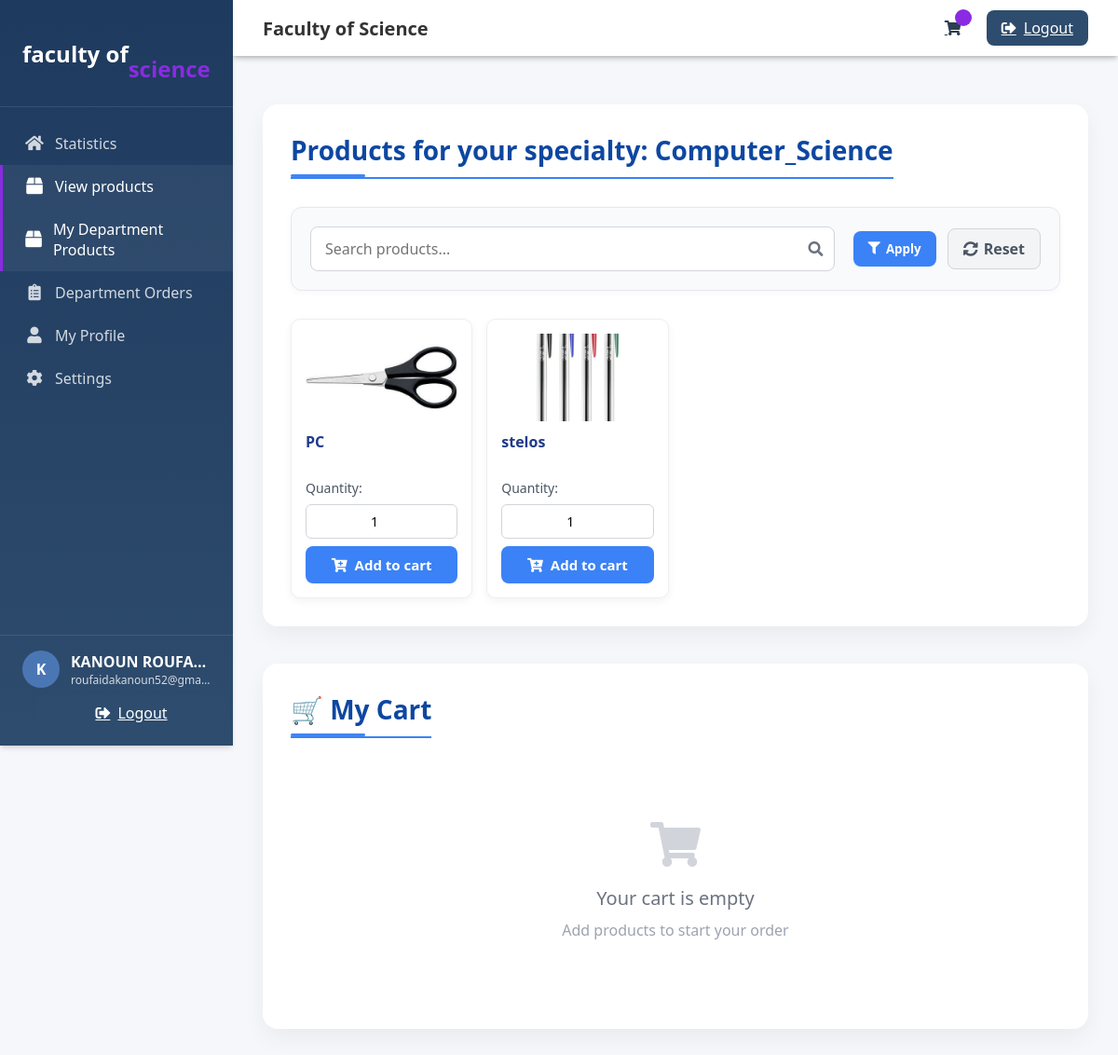
/php/user_products.php (signed in), run on an earlier commit of the app's database.
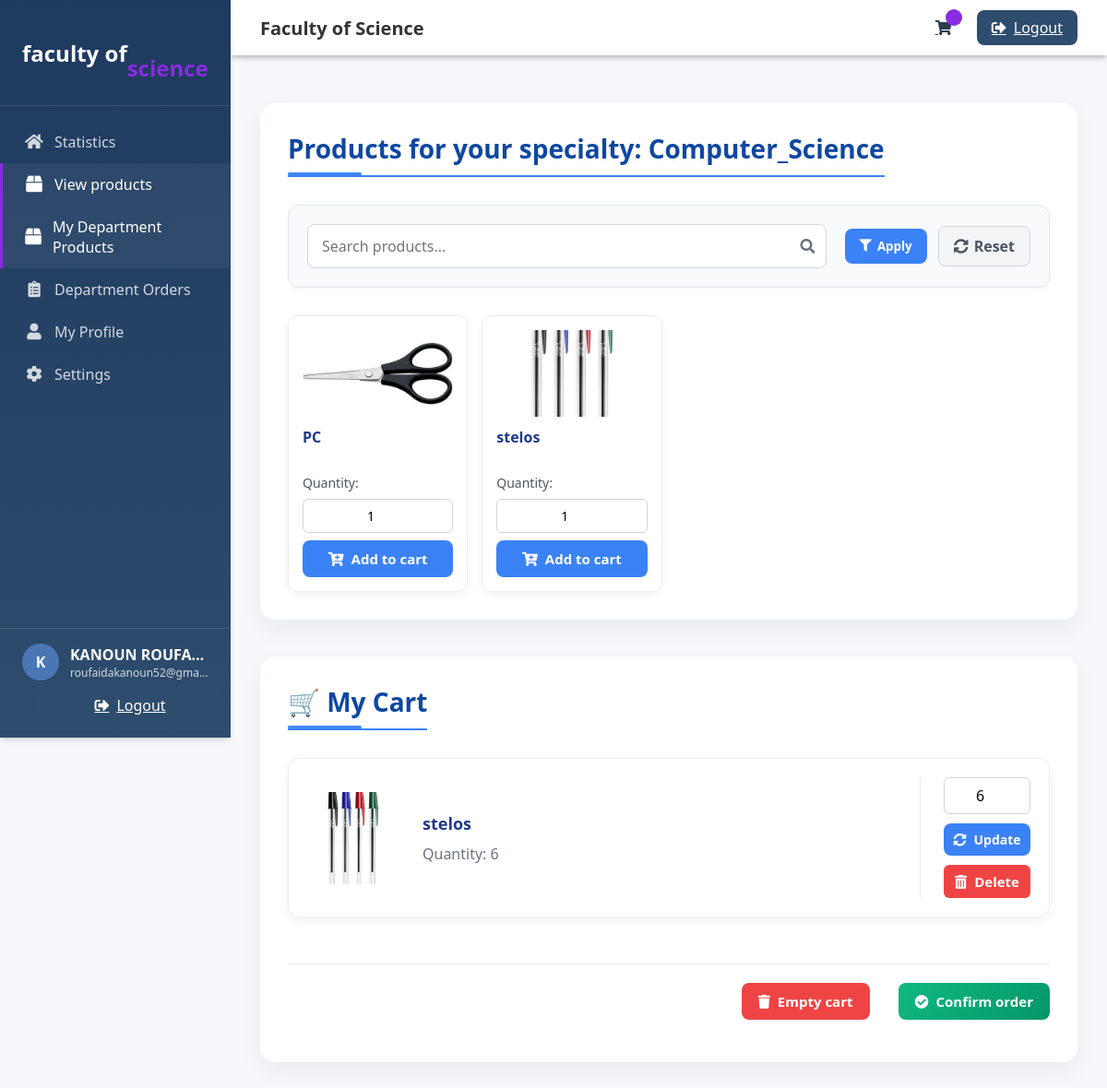
And on a later commit of the database.
### tables this page shows
CREATE TABLE IF NOT EXISTS `user_info` (
  `id` int NOT NULL AUTO_INCREMENT,
  `name` varchar(100) NOT NULL,
  `email` varchar(100) NOT NULL,
  `password` varchar(100) NOT NULL,
  `approved` tinyint(1) DEFAULT '0',
  `type` varchar(50) DEFAULT NULL,
  `speciality` varchar(50) NOT NULL,
  `status` enum('pending','approved','rejected') DEFAULT 'pending',
  `registration_date` datetime DEFAULT CURRENT_TIMESTAMP,
  `approval_date` datetime DEFAULT NULL,
  `department_id` int DEFAULT NULL,
  `is_active` tinyint(1) NOT NULL DEFAULT '1',
  PRIMARY KEY (`id`)
);

CREATE TABLE IF NOT EXISTS `products` (
  `id` int NOT NULL AUTO_INCREMENT,
  `name` varchar(100) NOT NULL,
  `image` varchar(100) NOT NULL,
  `speciality` varchar(50) NOT NULL,
  `quantity` int NOT NULL,
  `department_id` int DEFAULT NULL,
  `created_at` timestamp NULL DEFAULT CURRENT_TIMESTAMP,
  PRIMARY KEY (`id`)
);

CREATE TABLE IF NOT EXISTS `cart` (
  `id` int NOT NULL AUTO_INCREMENT,
  `user_id` int NOT NULL,
  `product_id` int NOT NULL,
  `name` varchar(100) NOT NULL,
  `image` varchar(100) NOT NULL,
  `quantity` int NOT NULL,
  `status` varchar(20) DEFAULT 'pending',
  `date_commande` date NOT NULL,
  `created_at` timestamp NULL DEFAULT CURRENT_TIMESTAMP,
  PRIMARY KEY (`id`)
);

### php/user_products.php (the view, shortened to what this page needs)
<?php
include 'topp.php';
include 'sidebarr.php';
$order_just_confirmed = false;
$user_id = $_SESSION['user_id'];
$user = mysqli_fetch_assoc(mysqli_query($conn, "SELECT * FROM user_info WHERE id = '$user_id'"));
$speciality = $user['speciality'];
$search_term = isset($_GET['search']) ? mysqli_real_escape_string($conn, $_GET['search']) : '';
$sort_by = isset($_GET['sort_by']) ? $_GET['sort_by'] : 'name';
$sort_order = isset($_GET['sort_order']) ? $_GET['sort_order'] : 'ASC';
$query = "SELECT * FROM products WHERE speciality = '$speciality'";
if ($sort_by == 'name') {
    $query .= " ORDER BY name $sort_order";
} elseif ($sort_by == 'id') {
    $query .= " ORDER BY id $sort_order";
} elseif ($sort_by == 'date') {
    $query .= " ORDER BY date_added $sort_order";
}
$products = mysqli_query($conn, $query);
if ($order_just_confirmed) {
    $cart = mysqli_query($conn, "SELECT * FROM cart WHERE user_id = '$user_id' AND (status = 'en attente' OR status IS NULL OR status = '')");
} else {
    $cart = mysqli_query($conn, "SELECT * FROM cart WHERE user_id = '$user_id' AND (status = 'en attente' OR status IS NULL OR status = '')");
}
?>
<div class="section products-section">
    <h2 class="section-title">Products for your specialty: <?php echo htmlspecialchars($speciality); ?></h2>
    <div class="filter-controls">
        <form action="<?= $_SERVER['PHP_SELF']; ?>" method="get" class="filter-form">
            <div class="search-box">
                <input type="text" name="search" placeholder="Search products..." value="<?= htmlspecialchars($search_term); ?>">
                <button type="submit" class="btn-search">
                    <i class="fas fa-search"></i>
                </button>
            </div>
            <div class="sort-controls">
                <button type="submit" class="btn-apply-filter">
                    <i class="fas fa-filter"></i> Apply
                </button>
                <a href="<?= $_SERVER['PHP_SELF']; ?>" class="btn-reset-filter">
                    <i class="fas fa-sync-alt"></i> Reset
                </a>
            </div>
        </form>
    </div>
    <?php if (mysqli_num_rows($products) == 0): ?>
    <div class="no-products-message animated fadeIn">
        <div class="no-products-icon">
            <i class="fas fa-box-open"></i>
        </div>
        <p>No products found matching your criteria</p>
        <p class="no-products-sub">Try different search terms or reset filters</p>
    </div>
    <?php else: ?>
    <div class="products-list">
        <?php while ($product = mysqli_fetch_assoc($products)): ?>
        <div class="product-item">
            <div class="product-image">
                <img src="<?php echo htmlspecialchars($product['image']); ?>" alt="Product image">
            </div>
            <div class="product-details">
                <h3><?php echo htmlspecialchars($product['name']); ?></h3>
                <form class="add-to-cart-form" action="<?= $_SERVER['PHP_SELF']; ?>" method="post">
                    <div class="quantity-control">
                        <label>Quantity:</label>
                        <input type="number" name="quantity" value="1" min="1" required>
                        <button type="submit" class="btn btn-add-to-cart">
                            <i class="fas fa-cart-plus"></i> Add to cart
                        </button>
                    </div>
                </form>
            </div>
        </div>
        <?php endwhile; ?>
    </div>
    <?php endif; ?>
</div>
<div class="section cart-section">
    <h2 class="section-title">🛒 My Cart</h2>
    <div class="cart-list" id="cart-content">
        <?php
        $has_items = false;
        mysqli_data_seek($cart, 0);
        while ($item = mysqli_fetch_assoc($cart)):
            $has_items = true;
            ?>
            <div class="cart-item animated fadeInUp" data-id="<?= $item['id']; ?>">
                <div class="cart-item-image">
                    <img src="<?= $item['image']; ?>" alt="Product">
                </div>
                <div class="cart-info">
                    <h4><?= htmlspecialchars($item['name']); ?></h4>
                    <p class="item-quantity">Quantity: <?= $item['quantity']; ?></p>
                </div>
                <div class="cart-item-controls">
                    <form class="update-quantity-form" action="<?= $_SERVER['PHP_SELF']; ?>" method="post">
                        <div class="quantity-input-group">
                            <input type="number" id="quantity-<?= $item['id']; ?>" name="new_quantity" value="<?= $item['quantity']; ?>" min="1" required>
                        </div>
                        <button type="submit" class="btn-update">
                            <i class="fas fa-sync-alt"></i> Update
                        </button>
                    </form>
                    <form class="delete-form" action="delete_from_cart.php" method="post">
                        <button type="submit" class="btn-delete">
                            <i class="fas fa-trash-alt"></i> Delete
                        </button>
                    </form>
                </div>
            </div>
        <?php endwhile; ?>
        <?php if (!$has_items): ?>
            <div class="empty-cart-message animated fadeIn">
                <div class="empty-cart-icon">
                    <i class="fas fa-shopping-cart"></i>
                </div>
                <p>Your cart is empty</p>
                <p class="empty-cart-sub">Add products to start your order</p>
            </div>
        <?php else: ?>
            <div class="cart-actions animated fadeInUp">
                <form action="<?= $_SERVER['PHP_SELF']; ?>" method="post" class="cart-action-form">
                    <button type="submit" class="btn-delete-all">
                        <i class="fas fa-trash"></i> Empty cart
                    </button>
                </form>
                <form action="<?= $_SERVER['PHP_SELF']; ?>" method="post" class="cart-action-form">
                    <button id="confirm-order" type="submit" name="confirm_order" value="yes" class="btn-confirm-order">
                        <i class="fas fa-check-circle"></i> Confirm order
                    </button>
                </form>
            </div>
        <?php endif; ?>
    </div>
</div>
<link rel="stylesheet" href="https://cdnjs.cloudflare.com/ajax/libs/font-awesome/5.15.4/css/all.min.css">

### php/topp.php (shortened to what this page needs)
<?php
$user_id = $_SESSION['user_id'];
?>
<div class="topbar" id="topbar">
    <div class="left-side">
        <div class="page-title">Faculty of Science </div>
    </div>
    <div class="topbar-actions">
        <a href="user_products.php" class="action-icon">
            <i class="fas fa-shopping-cart"></i>
            <span class="badge"> </span>
        </a>
        <a href="indexx.php?logout=<?php echo $user_id; ?>" onclick="return confirm('Are you sure you want to logout?');"
            class="logout-btn">
            <i class="fas fa-sign-out-alt"></i>
            <span>Logout</span>
        </a>
    </div>
</div>

### php/sidebarr.php (shortened to what this page needs)
<?php
include 'topp.php';
$user_id = $_SESSION['user_id'];
$select_user = mysqli_query($conn, "SELECT * FROM user_info WHERE id = '$user_id'") or die('query failed');
$fetch_user = mysqli_fetch_assoc($select_user);
$currentPage = basename($_SERVER['PHP_SELF']);
?>
<!DOCTYPE html>
<html lang="en">
<head>
    <link rel="stylesheet" href="https://cdnjs.cloudflare.com/ajax/libs/font-awesome/6.0.0-beta3/css/all.min.css">
    <link rel="stylesheet" href="../css/main.css">
    <link rel="stylesheet" href="https://cdnjs.cloudflare.com/ajax/libs/font-awesome/6.5.0/css/all.min.css">
</head>
<div class="sidebar" id="sidebar">
<div class="sidebar-header">
        <div class="logo">  faculty of  <br> <span> <span></span> <br>   science</span></div>
    </div>
    <div class="sidebar-nav">
        <a href="department_dashboard.php" class="nav-item <?php if ($currentPage == 'department_dashboard.php') echo 'active'; ?>">
            <i class="fas fa-home"></i>
            <span>Statistics</span>
        </a>
        <a href="product_department.php" class="nav-item <?php if ($currentPage == 'user_products.php') echo 'active'; ?>">
            <i class="fas fa-box"></i>
            <span>View products</span>
        </a>
        <a href="user_products.php" class="nav-item <?php if ($currentPage == 'user_products.php') echo 'active'; ?>">
            <i class="fas fa-box"></i>
            <span>My Department Products</span>
        </a>
        <a href="department_orders.php" class="nav-item <?php if ($currentPage == 'department_orders.php') echo 'active'; ?>">
    <i class="fas fa-clipboard-list"></i>
    <span>Department Orders</span>
</a>
        <a href="profile_chef.php" class="nav-item <?php if ($currentPage == 'profile_chef.php') echo 'active'; ?>">
            <i class="fas fa-user"></i>
            <span>My Profile</span>
        </a>
        <a href="setting.php" class="nav-item <?php if ($currentPage == 'setting.php') echo 'active'; ?>">
            <i class="fas fa-cog"></i>
            <span>Settings</span>
        </a>
    </div>
    <div class="sidebar-footer">
        <div class="user-info">
            <div class="user-avatar">
                <?php echo substr($fetch_user['name'] ?? 'User', 0, 1); ?>
            </div>
            <div class="user-details">
                <div class="user-name"><?php echo $fetch_user['name'] ?? 'User'; ?></div>
                <div class="user-email"><?php echo $fetch_user['email'] ?? 'email@example.com'; ?></div>
            </div>
        </div>
        <a href="index.php?logout=<?php echo $user_id; ?>" onclick="return confirm('Are you sure you want to logout?');"
            class="logout-btn" style="width: 100%; justify-content: center;">
            <i class="fas fa-sign-out-alt"></i>
            <span>Logout</span>
        </a>
    </div>
</div>
<div class="main-content" id="main-content">

### css/main.css (style rules this page uses)
:root { --primary: #2e4c6d; --primary-dark: #1e3a5f; --primary-light: #4a77b4; --accent: blueviolet; --background: #f7f9fc; --text: #2c3e50; --text-light: #64748b; --error: #e74c3c; --success: #27ae60; --border: #e2e8f0; --shadow: 0 4px 6px -1px rgba(0, 0, 0, 0.1), 0 2px 4px -1px rgba(0, 0, 0, 0.06); --radius: 0.5rem; }
* { margin: 0; padding: 0; box-sizing: border-box; font-family: 'Segoe UI', Tahoma, Geneva, Verdana, sans-serif; }
.sidebar { width: 250px; background: linear-gradient(180deg, var(--primary-dark) 0%, var(--primary) 100%); color: white; height: 100vh; position: fixed; left: 0; top: 0; z-index: 100; transition: all 0.3s ease; box-shadow: var(--shadow); }
.sidebar-header { padding: 1.5rem; border-bottom: 1px solid rgba(255, 255, 255, 0.1); }
.logo { font-size: 1.5rem; font-weight: 700; display: flex; align-items: center; }
.logo span { color: blueviolet; }
.sidebar-nav { padding: 1rem 0; }
.nav-item { padding: 0.75rem 1.5rem; display: flex; align-items: center; color: rgba(255, 255, 255, 0.8); text-decoration: none; transition: all 0.2s ease; border-left: 3px solid transparent; }
.nav-item:hover, .nav-item.active { background-color: rgba(255, 255, 255, 0.05); color: white; border-left: 3px solid var(--accent); }
.nav-item i { margin-right: 0.75rem; font-size: 1.1rem; width: 20px; text-align: center; }
.sidebar-footer { position: absolute; bottom: 0; width: 100%; padding: 1rem 1.5rem; border-top: 1px solid rgba(255, 255, 255, 0.1); }
.user-info { display: flex; align-items: center; margin-bottom: 0.5rem; }
.user-avatar { width: 40px; height: 40px; border-radius: 50%; background-color: var(--primary-light); display: flex; align-items: center; justify-content: center; margin-right: 0.75rem; font-weight: bold; }
.user-details { flex: 1; overflow: hidden; }
.user-name { font-weight: 600; white-space: nowrap; overflow: hidden; text-overflow: ellipsis; }
.user-email { font-size: 0.75rem; opacity: 0.8; white-space: nowrap; overflow: hidden; text-overflow: ellipsis; }
.main-content { flex: 1; margin-left: 250px; padding: 70px 2rem 2rem; transition: all 0.3s ease; }
.topbar { position: fixed; top: 0; right: 0; left: 250px; height: 60px; background-color: white; display: flex; align-items: center; justify-content: space-between; padding: 0 2rem; box-shadow: var(--shadow); z-index: 99; transition: all 0.3s ease; }
.page-title { font-size: 1.25rem; font-weight: 600; }
.topbar-actions { display: flex; align-items: center; }
.action-icon { width: 40px; height: 40px; border-radius: 50%; display: flex; align-items: center; justify-content: center; margin-left: 0.5rem; color: var(--text); transition: all 0.2s ease; position: relative; background: none; border: none; cursor: pointer; }
.badge { position: absolute; top: 0; right: 0; background-color: var(--accent); color: white; border-radius: 50%; width: 18px; height: 18px; display: flex; align-items: center; justify-content: center; font-size: 0.7rem; font-weight: bold; }
.logout-btn { background-color: var(--primary); color: white; border: none; padding: 0.5rem 1rem; border-radius: var(--radius); margin-left: 1rem; cursor: pointer; display: flex; align-items: center; transition: background-color 0.2s ease; }
.logout-btn i { margin-right: 0.5rem; }
.section { background-color: white; border-radius: var(--radius); box-shadow: var(--shadow); margin-bottom: 2rem; overflow: hidden; }
.section-title { font-size: 1.25rem; font-weight: 600; color: var(--text); display: flex; align-items: center; }
.product-image { width: 100%; height: 200px; object-fit: cover; }
.cart-actions { display: flex; justify-content: flex-end; padding: 1rem 0; gap: 1rem; }

What changed in the data, as far as the page shows it:
added cart: image (picture), name "stelos", quantity "6", new_quantity "6"
Also different on the page:
text no longer shown: "Your cart is empty Add products to start your order"
text now shown: "Empty cart Confirm order"
